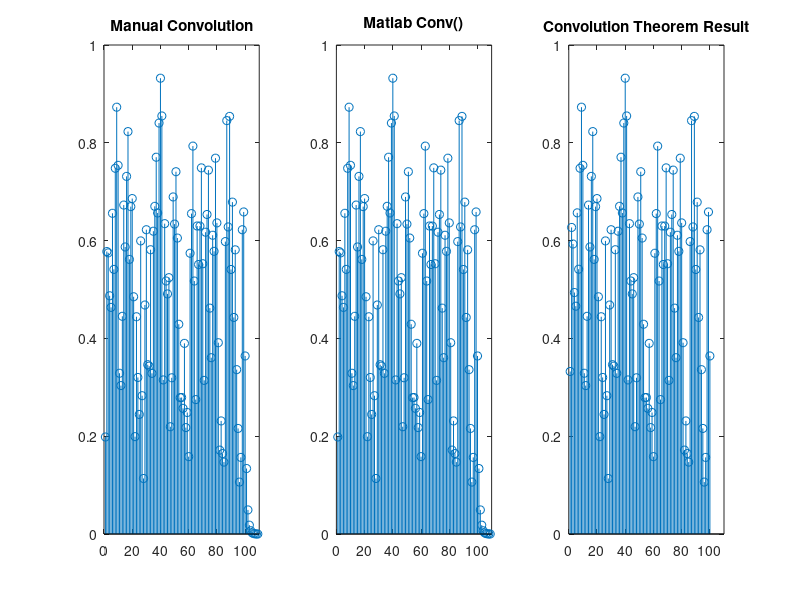

Here is the MATLAB script that generated this plot:
input = rand(100,1); %generate random input
kernal = exp(linspace(-1,-10,10))'./sum(exp(linspace(-1,-10,10))); %normalized kernal
m = length(kernal);n = length(input); %length vars
out = zeros(m+n-1,1); %output placeholder

for i = 1:m+n-1 %for values
    for j = max(1,(i-(m-1))):min(n,i) %for window
        out(i)=out(i)+input(j)*kernal(i-j+1); %sum convolution product 
    end
end

%F(f(x)Xg(x)) = F(f(x))F(g(x))
%so: F^-1(F(f(x))F(g(x))) == f(x)Xg(x)
newkernal = [kernal' zeros(1,90)]'; %pad with zeros
out2 = ifft(fft(input).*fft(newkernal));

figure
subplot(1,3,1)
stem(out)
title('Manual Convolution')
xlim([0 110])
subplot(1,3,2)
stem(conv(input,kernal))
title('Matlab Conv()')
xlim([0 110])
subplot(1,3,3)
stem(out2)
title('Convolution Theorem Result')
xlim([0 110])
